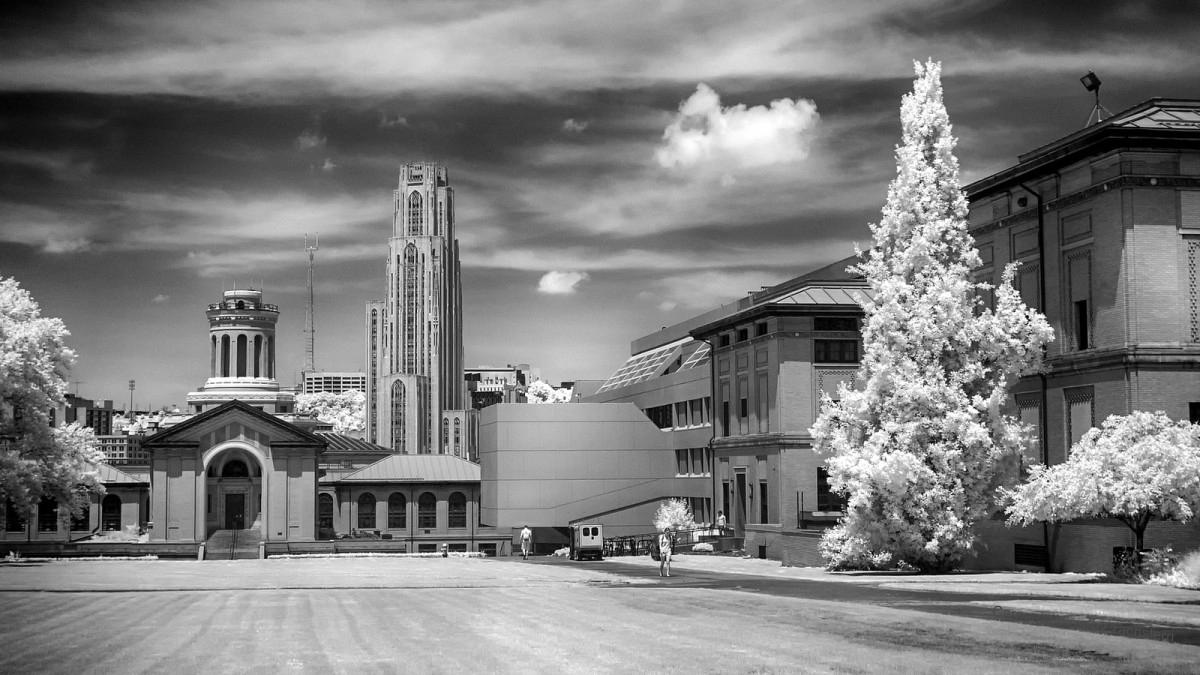
#> input picture HW3/CMU_Grayscale.png, 1200 x 675 px
$ python 24677_hw3_ex5.py
#> lines starting #> are read from the running program, lines starting #| are printed output that depends on the picture
# -*- coding: utf-8 -*-
"""24677_HW3.ipynb

Automatically generated by Colaboratory.

Original file is located at
    https://colab.research.google.com/drive/1Pr9cyNIvx5PQCixqByirefw02Bo329yc
"""

import numpy as np
from scipy import linalg
import matplotlib.pyplot as plt
import matplotlib.image as mpimg

# please make sure 'CMU_Grayscale.png' is in the same direction
img_original = mpimg.imread('CMU_Grayscale.png')
#> img_original is the input picture: shape (675, 1200) float32; min 0, max 1, mean 0.493
imgplot = plt.imshow(img_original,cmap='gray')
[u,s,v] = linalg.svd(img_original)
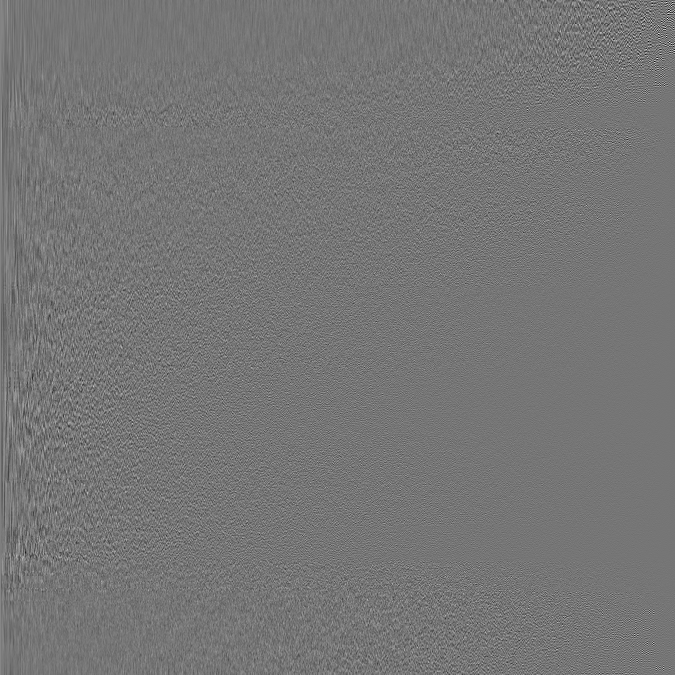
#> u: shape (675, 675) float32; min -0.36, max 0.417, mean 5.15e-05; drawn with min black and max white
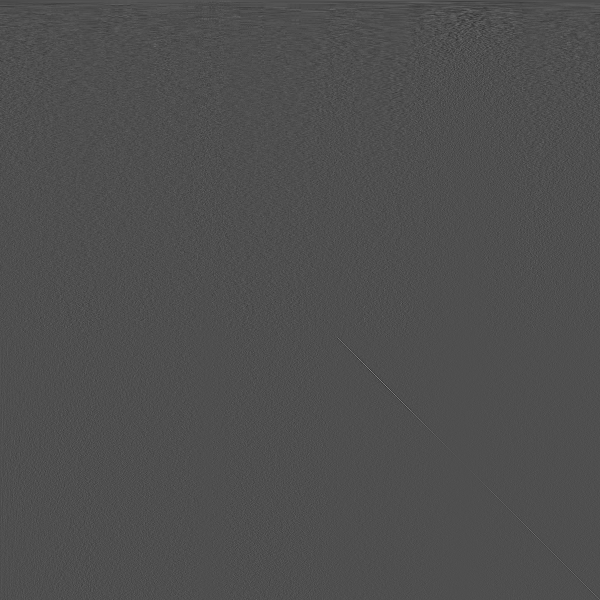
#> v: shape (1200, 1200) float32 (shown at 1/2 size); min -0.283, max 0.63, mean 1.56e-05; drawn with min black and max white
#> s = 675 values, max 458.5 at index 0, min 0.0324 at index 674, mean 3.16

sizeU = np.size(u,0)
#> sizeU = 675
sizeV = np.size(v,0)
#> sizeV = 1200

for CR in [0.5,0.1,0.05]:
  idx = round(CR*sizeU*sizeV/(sizeU+sizeV+1)) # calculate numbers of eigen vectors
  print(sizeU,sizeV,idx)
  u_CR = np.matrix(u[:,0:idx])
  v_CR = np.matrix(v[0:idx,:])
  s_CR = np.diag(s[0:idx])

  img_CR = u_CR*s_CR*v_CR
  imgplot = plt.imshow(img_CR,cmap='gray')
  plt.title(f"Compress to {CR*100}% original size")
  plt.show()
#> this loop made 3 passes
#> idx on passes 1 to 3: 216, 43, 22
#| 675 1200 216
#| 675 1200 43
#| 675 1200 22
#> pass 1, `u_CR = np.matrix(u[:,0:idx])`:
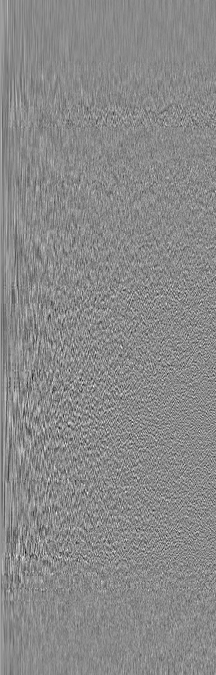
#> u_CR: shape (675, 216) float32; min -0.283, max 0.241, mean 0.000163; drawn with min black and max white
#> pass 1, `v_CR = np.matrix(v[0:idx,:])`:
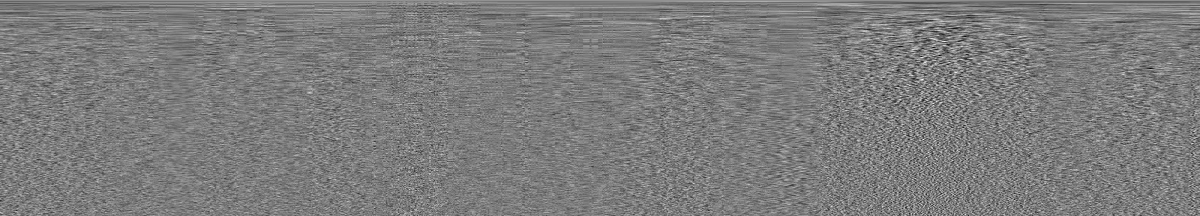
#> v_CR: shape (216, 1200) float32; min -0.187, max 0.195, mean 8.94e-05; drawn with min black and max white
#> pass 1, `s_CR = np.diag(s[0:idx])`:
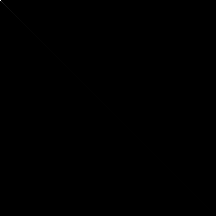
#> s_CR: shape (216, 216) float32; min 0, max 458.5, mean 0; drawn with min black and max white
#> pass 2, `plt.show()`:
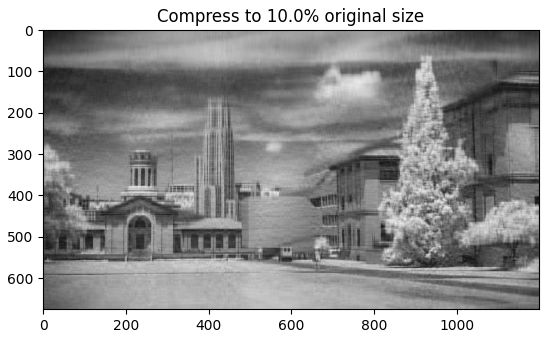
#> figure drawn by matplotlib, 1 panel
